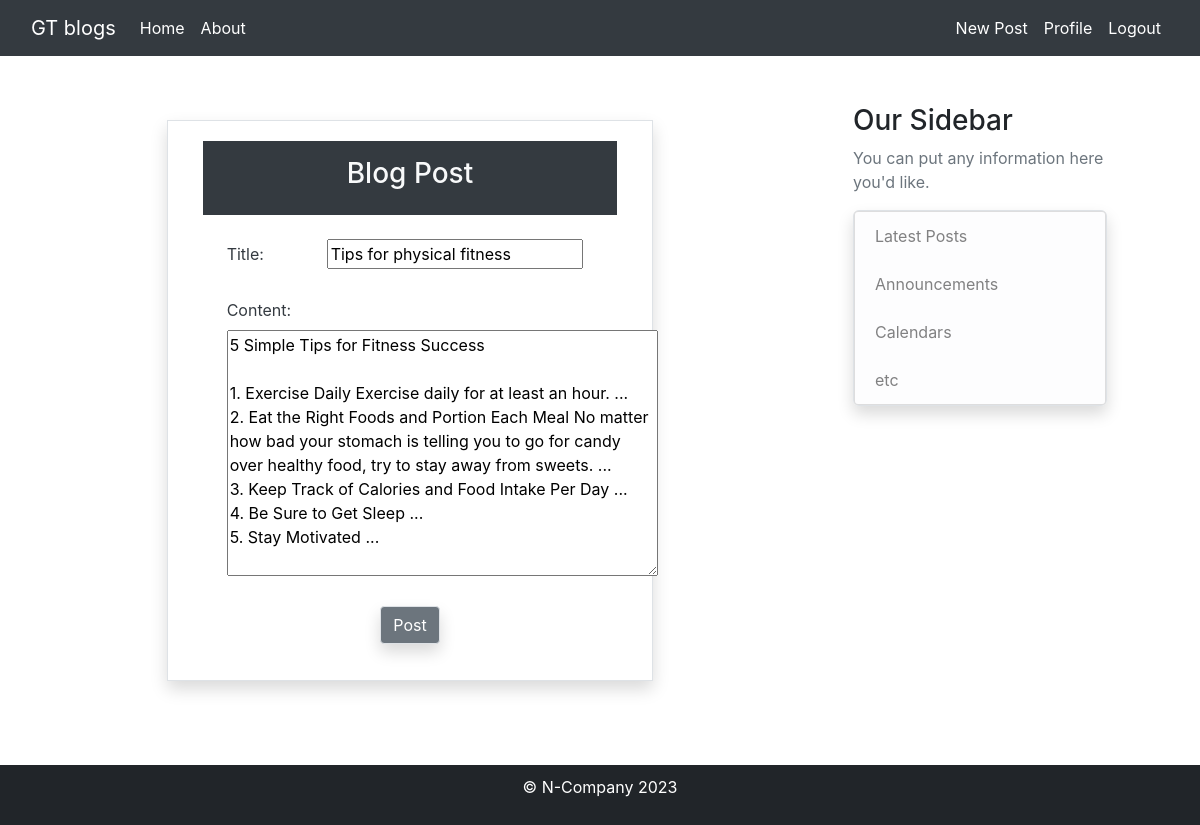
The page /blog/post/14/update/ (signed in) on the database its author committed.
### blog/models.py (models this page shows, shortened)
class Post(models.Model):
    title = models.CharField(max_length=200)
    content = models.TextField()
    date_posted = models.DateTimeField(auto_now_add=True)
    author = models.ForeignKey(User, on_delete=models.CASCADE)

### blog/views.py (the view, shortened to what this page needs)
# urls.py: path('post/<int:pk>/update/', PostUpdateView.as_view(), name="Post-update"),
class PostUpdateView(LoginRequiredMixin,UserPassesTestMixin,UpdateView):
    model = Post
    fields = ['title','content']
    def test_func(self):
        post = self.get_object()
        if self.request.user == post.author:
            return True
        return False

### blog/templates/blog/post_form.html (shortened to what this page needs)
{% extends '../blog/base.html' %}
{% block css %}
{% load static %}
{% endblock css %}
{% block body %}
{% load static %}
<section class="register-div py-5">
    <div class="container">
      <div class="row my-3">
       <div class="col-sm-8 offset-sm-2 border shadow">
        <div class="card-body text-dark">
        <div class="p-3 bg-dark text-light">
        <h3 class="text-center text-light">Blog Post</h3>
        </div>
        <form action="" method="POST">
     {% for fm in form %}
       <div class="form-group mx-4 my-4">
         {{fm.label_tag}}{{fm}}<small class="text-danger">{{fm.errors|striptags}}</small>
       </div>
     {% endfor %}
            <div class="form-group text-center mx-auto">
                <button class="btn btn-secondary border shadow" type="submit">Post</button>
            </div>
        </form>
       </div>
      </div>
     </div>
    </section>
{% endblock %}

### blog/templates/blog/post_form.html (style rules this page uses)
.form-group label { width: 100px; display: inline-block; }

### rows shown on the page
Post: form "Tips for physical fitness" "5 Simple Tips for Fitness Success 1. Exercise Daily Exercise daily for at least an hour. ... 2. Eat the Right Foods and Portion Each Meal No matter how bad your stomach is telling you to go for candy over healthy food, try to stay away from sweets. ... 3. Keep Track of Calories and Food Intake Per Day ... 4. Be Sure to Get Sleep ... 5. Stay Motivated ..."

### other values the page prints
{{ fm.label_tag }} "Title:" "Content:"
